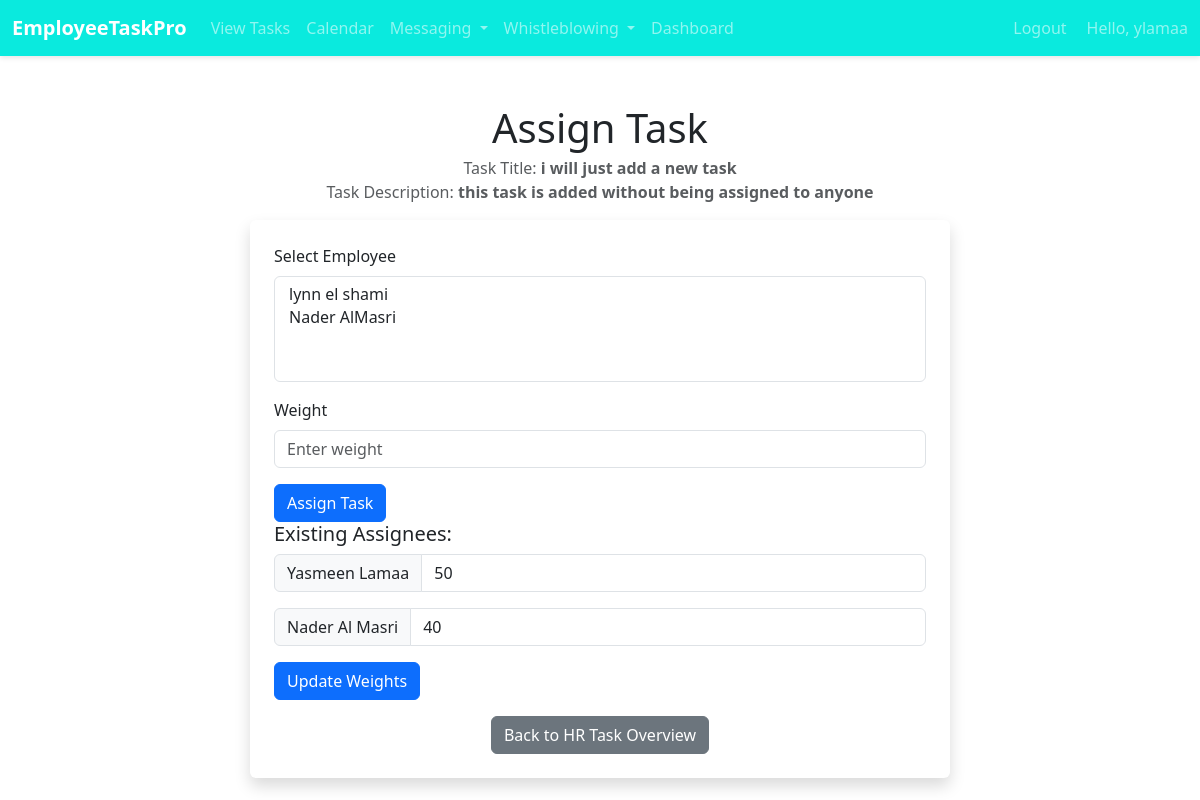
/emp/assign-task/30/ (signed in), run on the app's committed database.
### emp/models.py (models this page shows, shortened)
class Task(models.Model):
    title = models.CharField(max_length=200)
    description = models.TextField(blank=True, null=True)
    deadline = models.DateTimeField(null=True, blank=True)
    feedback = models.TextField(blank=True, null=True)
    urgency = models.CharField(
        max_length=50,
        choices=[('Low', 'Low'), ('Medium', 'Medium'), ('High', 'High')],
        default='Low'
    )
    status = models.CharField(
        max_length=50,
        choices=[('Not Started', 'Not Started'), ('In Progress', 'In Progress'), ('Completed', 'Completed')],
        default='Not Started'
    )
    progress_percentage = models.IntegerField(default=0, validators=[MinValueValidator(0), MaxValueValidator(100)],
                                              help_text='Progress percentage for tasks that are "In Progress"')
    date_created = models.DateTimeField(default=timezone.now)
    date_updated = models.DateTimeField(auto_now=True)

class TaskAssignee(models.Model):
    task = models.ForeignKey('Task', on_delete=models.CASCADE)
    emp = models.ForeignKey('Emp', on_delete=models.CASCADE)
    weight = models.IntegerField(help_text='Percentage of task responsibility')
    status = models.CharField(
        max_length=50,
        choices=[('Not Started', 'Not Started'), ('In Progress', 'In Progress'), ('Completed', 'Completed')],
        default='Not Started'
    )
    progress = models.IntegerField(default=0, help_text='Specific progress for tasks that are "In Progress"', validators=[MinValueValidator(0), MaxValueValidator(100)])
    class Meta:
        unique_together = ('task', 'emp')

class Emp(models.Model):
    firstname=models.CharField(max_length=200)
    fathername=models.CharField(max_length=200)
    lastname=models.CharField(max_length=200)
    gender = models.TextField(blank=True,null= True)
    dob = models.DateField(blank=True,null= True)
    emp_id=models.CharField(max_length=200)
    phone = models.CharField(max_length=20, null=True)
    email = models.EmailField(null=True)
    date_hired = models.DateField(default=timezone.now)
    salary = models.FloatField(default=0)
    date_added = models.DateTimeField(default=timezone.now)
    date_updated = models.DateTimeField(auto_now=True)
    address = models.CharField(max_length=100, null=True)
    status=models.BooleanField(default=True)
    department=models.CharField(max_length=200, null=True)
    user = models.OneToOneField(User, on_delete=models.CASCADE, null=True)

### emp/views.py (the view, shortened to what this page needs)
# urls.py: path('assign-task/<int:task_id>/', assign_task, name='assign_task'),  # URL for assigning a task
@login_required
def assign_task(request, task_id):
    task = get_object_or_404(Task, pk=task_id)
    unassigned_employees = Emp.objects.exclude(taskassignee__task=task).filter(status=True)
    existing_assignees = TaskAssignee.objects.filter(task=task)
    context = {
        'task': task,
        'unassigned_employees': unassigned_employees,
        'existing_assignees': existing_assignees,
    }
    return render(request, 'emp/assign_task.html', context)

### emp/context_processors.py (called while the page is built)
def user_roles(request):
    is_hr_or_manager = request.user.groups.filter(name__in=['HR', 'Manager']).exists()
    is_employee = request.user.groups.filter(name='Employee').exists()
    return {
        'is_hr_or_manager': is_hr_or_manager,
        'is_employee': is_employee,
    }

### templates/emp/assign_task.html (shortened to what this page needs)
{% load static %}
<!doctype html>
<html lang="en">
<head>
    <link href="https://cdn.jsdelivr.net/npm/bootstrap@5.2.2/dist/css/bootstrap.min.css" rel="stylesheet">
    <link rel="stylesheet" href="{% static 'css/assigntask.css' %}">
    <link href="https://cdn.jsdelivr.net/npm/bootstrap@5.3.0/dist/css/bootstrap.min.css" rel="stylesheet">
</head>
<body>
    {% include 'emp/navbar.html' %}
    <div class="container mt-5">
        <h1 class="text-center mb-1">Assign Task</h1>
        <p class="text-muted text-center">Task Title: <strong>{{ task.title }}</strong><br>Task Description: <strong>{{ task.description }}</strong></p>
        <div class="assignment-form shadow p-4 rounded">
            <form method="post" id="assignTaskForm">
                <div class="mb-3">
                    <label for="employees" class="form-label">Select Employee</label>
                    <select name="employees" id="employees" class="form-select" multiple>
                        {% for emp in unassigned_employees %}
                            <option value="{{ emp.id }}">{{ emp.firstname }} {{ emp.lastname }}</option>
                        {% endfor %}
                    </select>
                </div>
                <div class="mb-3">
                    <label for="weights" class="form-label">Weight</label>
                    <input type="number" name="weights" id="weights" class="form-control" placeholder="Enter weight">
                </div>
                <button type="submit" class="btn btn-primary">Assign Task</button>
            </form>
            {% if existing_assignees %}
                <div class="mb-3">
                    <h5>Existing Assignees:</h5>
                    <form method="post" action="{% url 'emp:update_weights' task.id %}">
                        {% for assignee in existing_assignees %}
                            <div class="input-group mb-3">
                                <span class="input-group-text">{{ assignee.emp.firstname }} {{ assignee.emp.lastname }}</span>
                                <input type="number" name="existing_weight_{{ assignee.id }}" class="form-control" placeholder="Enter weight" value="{{ assignee.weight }}">
                            </div>
                        {% endfor %}
                        <button type="submit" class="btn btn-primary">Update Weights</button>
                    </form>
                </div>
            {% endif %}
             <div class="text-center">
                <a href="{% url 'emp:hr_task_overview' %}" class="btn btn-secondary">Back to HR Task Overview</a>
            </div>
        </div>
    </div>
</body>
</html>

### templates/emp/navbar.html (shortened to what this page needs)
{% load static %}
<!DOCTYPE html>
<html lang="en">
<head>
    <link rel="stylesheet" href="{% static 'css/navbar.css' %}">
    <link href="https://cdn.jsdelivr.net/npm/bootstrap@5.3.0/dist/css/bootstrap.min.css" rel="stylesheet">
    <link rel="stylesheet" href="https://cdnjs.cloudflare.com/ajax/libs/font-awesome/5.15.4/css/all.min.css" />
</head>
<body>
    <nav class="navbar navbar-expand-lg navbar-dark" style="background-color: #0aeade;">
        <div class="container-fluid">
            <a class="navbar-brand" href="/emp/emp-dashboard/">EmployeeTaskPro</a>
            <div class="collapse navbar-collapse" id="navbarSupportedContent">
                <ul class="navbar-nav me-auto mb-2 mb-lg-0">
                    {% if is_employee %}
                    <li class="nav-item">
                        <a class="nav-link" href="/emp/my-tasks/">View Tasks</a>
                    </li>
                    <li class="nav-item">
                        <a class="nav-link" href="/emp/calendar/">Calendar</a>
                    </li>
                    {% endif %}
                    <li class="nav-item dropdown">
                        <a class="nav-link dropdown-toggle" href="#" id="navbarDropdownMessaging" role="button" data-bs-toggle="dropdown" aria-expanded="false">
                            Messaging
                        </a>
                    </li>
                    {% if request.user.is_authenticated %}
                    <li class="nav-item dropdown">
                        <a class="nav-link dropdown-toggle" href="#" id="navbarDropdownWhistleblowing" role="button" data-bs-toggle="dropdown" aria-expanded="false">
                            Whistleblowing
                        </a>
                    </li>
                    {% endif %}
                    <li class="nav-item">
                        <a class="nav-link" href="/emp/emp-dashboard/">Dashboard</a>
                    </li>
                </ul>
                <ul class="navbar-nav ms-auto mb-2 mb-lg-0">
                    {% if request.user.is_authenticated %}
                    <li class="nav-item">
                        <form action="{% url 'logout' %}" method="post">
                            <button type="submit" class="btn btn-link nav-link" style="padding: 0; border: none; background: none; margin-right: 20px;">Logout</button>
                        </form>
                    </li>
                    {% else %}
                    <li class="nav-item">
                        <a class="nav-link" href="{% url 'emp:custom_login' %}">Login</a>
                    </li>
                    {% endif %}
                    <li class="nav-item">
                        <span class="navbar-text mr-3">
                        Hello, {{ request.user.username }}
                        </span>
                    </li>
                </ul>
            </div>
        </div>
    </nav>
</body>
</html>

### static/css/assigntask.css (style rules this page uses)
body { font-family: 'Helvetica Neue', Arial, sans-serif; background-color: #f8f9fa; margin: 0; padding-top: 20px; }
h1 { color: #495057; font-weight: 500; margin-bottom: 1.5rem; }
.assignment-form { max-width: 700px; margin: auto; background: #fff; border-radius: 8px; }
form { background: transparent; }
label { font-weight: 500; margin-bottom: 0.5rem; }
input, select, textarea { width: 100%; padding: 0.5rem; margin-top: 0.25rem; margin-bottom: 1rem; border: 1px solid #ced4da; border-radius: 0.25rem; box-sizing: border-box; transition: border-color 0.15s ease-in-out, box-shadow 0.15s ease-in-out; }
.btn { padding: 0.375rem 0.75rem; transition: color 0.15s ease-in-out, background-color 0.15s ease-in-out, border-color 0.15s ease-in-out; }
.btn-primary { color: #fff; background-color: #007bff; border-color: #007bff; }

### static/css/navbar.css (style rules this page uses)
body { font-family: 'Arial', sans-serif; margin: 0; padding: 0; background: #f4f4f4; }
.navbar { box-shadow: 0 2px 5px rgba(0,0,0,0.1); font-size: 16px; }
.navbar-brand { font-weight: bold; }
.nav-link { transition: color 0.3s; }
.btn-link { transition: color 0.3s; }

### data on the page
Task: title "i will just add a new task", description "this task is added without being assigned to anyone"
TaskAssignee: emp.firstname "Yasmeen", emp.lastname "Lamaa", weight "50"
TaskAssignee: emp.firstname "Nader", emp.lastname "Al Masri", weight "40"

### other printed values
{{ request.user.username }} "ylamaa"
